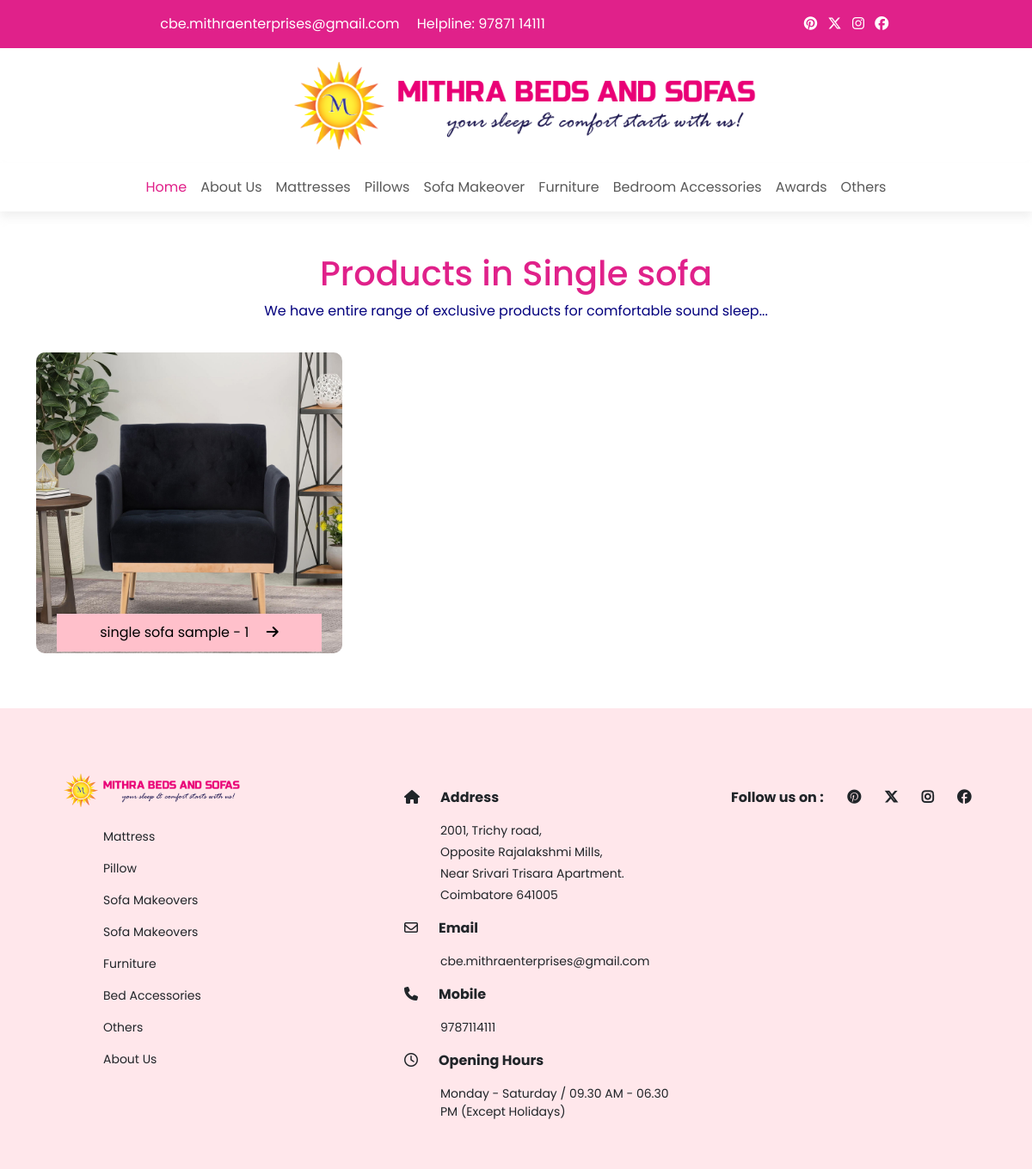
The page /products/Single sofa on the database its author committed.
### app/models.py (models this page shows, shortened)
class SubCategory(models.Model):
    sub_category_of = models.ForeignKey(Category, on_delete=models.CASCADE)
    name = models.CharField(max_length=150, null=False, blank=False)
    image = models.ImageField(upload_to=getFileName, null=True, blank=True)
    description = models.TextField(max_length=500, null=False, blank=False)
    status = models.BooleanField(default=False, help_text="0-Show,1-Hidden")
    created_at = models.DateTimeField(auto_now_add=True)

class Product(models.Model):
    product_of = models.ForeignKey(SubCategory, on_delete=models.CASCADE)
    name = models.CharField(max_length=150, null=False, blank=False)
    image = models.ImageField(upload_to=getFileName, null=True, blank=True)
    front_image = models.ImageField(
        upload_to=getFileName, null=True, blank=True)
    left_image = models.ImageField(
        upload_to=getFileName, null=True, blank=True)
    right_image = models.ImageField(
        upload_to=getFileName, null=True, blank=True)
    back_image = models.ImageField(
        upload_to=getFileName, null=True, blank=True)
    price = models.CharField(max_length=6, null=False, blank=False)
    description = models.TextField(max_length=500, null=False, blank=False)
    specification = RichTextField(blank=True, null=True)
    additionalinfo = models.TextField(max_length=500, null=False, blank=False)
    status = models.BooleanField(default=False, help_text="0-Show,1-Hidden")
    created_at = models.DateTimeField(auto_now_add=True)

### app/views.py (the view)
# urls.py: path('products/<str:pk>',views.products,name='products'),
def products(request, pk):
    subcategory = pk
    products = Product.objects.filter(product_of__name=pk)
    return render(request, 'pages/product.html', {'products': products, 'subcategory': subcategory})

### app/templates/pages/product.html
{% extends 'base/base.html' %}
{% load static %}
{% block content %}
{% include 'inc/header.html' %}
{% include 'inc/navbar.html' %}
<div class="container my-5">
  {% if subcategory %}
  <h1 class="colorprimary text-center mb-1">Products in {{subcategory}}</h1>
  <p class="colorsecondary text-center lh-lg ">
    We have entire range of exclusive products for comfortable sound sleep...
  </p>
  <div class="row">
    {% for item in products %}
    <div class="col-md-4 my-3">
      <div class="home-category-image-container" style="background-image: url({{item.image.url}});">
        <a href="{% url 'detailedview' item.name %}"> <button
            class="home-category-image-container-heading">{{item.name}} <i
              class="fa-solid fa-arrow-right ms-3"></i></button></a>
      </div>
    </div>
    {% endfor %}
    {% else %}
    <h1 class="colorprimary text-center mb-1">Sub categories in {{products}}</h1>
    <p class="colorsecondary text-center lh-lg ">
      No products found try after some time...
    </p>
    {% endif %}
  </div>
</div>
{% include 'inc/footer.html' %}
{% endblock content %}

### static/css/mystyle.css (style rules this page uses)
* { margin: 0; padding: 0; font-family: "Poppins", sans-serif; }
:root { --primarycolor: rgba(224, 33, 138, 1); --secondary: #03017d; }
.colorprimary { color: var(--primarycolor); }
.colorsecondary { color: var(--secondary) !important; }
.home-category-image-container { width: 100%; height: 350px; background-position: center; background-size: cover; background-repeat: no-repeat; border-radius: 10px; display: flex; justify-content: center; align-items: end; }
.home-category-image-container-heading { background-color: white; padding: 10px 50px 10px 50px; }
.home-category-image-container-heading { border: none; margin-bottom: 2px; transition: 300ms; background-color: #ffc0cb; }

### rows shown on the page
SubCategory: name "Single sofa"
Product: image (picture), name "single sofa sample - 1"
